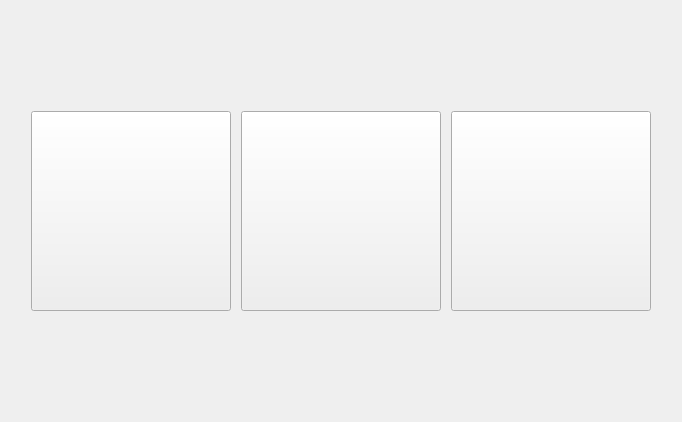
      <widget class="QWidget" name="mainPage">
       <layout class="QVBoxLayout" name="verticalLayout_6">
        <item>
         <spacer name="verticalSpacer_4">
          <property name="orientation">
           <enum>Qt::Vertical</enum>
          </property>
          <property name="sizeType">
           <enum>QSizePolicy::Minimum</enum>
          </property>
          <property name="sizeHint" stdset="0">
           <size>
            <width>20</width>
            <height>100</height>
           </size>
          </property>
         </spacer>
        </item>
        <item>
         <layout class="QHBoxLayout" name="horizontalLayout_11">
          <item>
           <spacer name="horizontalSpacer_2">
            <property name="orientation">
             <enum>Qt::Horizontal</enum>
            </property>
            <property name="sizeType">
             <enum>QSizePolicy::Minimum</enum>
            </property>
            <property name="sizeHint" stdset="0">
             <size>
              <width>20</width>
              <height>20</height>
             </size>
            </property>
           </spacer>
          </item>
          <item>
           <layout class="QHBoxLayout" name="horizontalLayout_9">
            <property name="spacing">
             <number>10</number>
            </property>
            <item>
             <widget class="QPushButton" name="shapeDrawing">
              <property name="sizePolicy">
               <sizepolicy hsizetype="Expanding" vsizetype="Expanding">
                <horstretch>0</horstretch>
                <verstretch>0</verstretch>
               </sizepolicy>
              </property>
              <property name="minimumSize">
               <size>
                <width>200</width>
                <height>200</height>
               </size>
              </property>
              <property name="maximumSize">
               <size>
                <width>300</width>
                <height>300</height>
               </size>
              </property>
              <property name="toolTip">
               <string>&lt;html&gt;&lt;head/&gt;&lt;body&gt;&lt;p&gt;&lt;span style=&quot; font-size:18pt;&quot;&gt;Shapes menu&lt;/span&gt;&lt;/p&gt;&lt;/body&gt;&lt;/html&gt;</string>
              </property>
              <property name="text">
               <string/>
              </property>
              <property name="icon">
               <iconset>
                <normalon>:/app_icons/icon_files/shape.png</normalon>
               </iconset>
              </property>
              <property name="iconSize">
               <size>
                <width>132</width>
                <height>132</height>
               </size>
              </property>
             </widget>
            </item>
            <item>
             <widget class="QPushButton" name="help">
              <property name="sizePolicy">
               <sizepolicy hsizetype="Expanding" vsizetype="Expanding">
                <horstretch>0</horstretch>
                <verstretch>0</verstretch>
               </sizepolicy>
              </property>
              <property name="minimumSize">
               <size>
                <width>200</width>
                <height>200</height>
               </size>
              </property>
              <property name="maximumSize">
               <size>
                <width>300</width>
                <height>300</height>
               </size>
              </property>
              <property name="toolTip">
               <string>&lt;html&gt;&lt;head/&gt;&lt;body&gt;&lt;p&gt;&lt;span style=&quot; font-size:18pt;&quot;&gt;Help&lt;/span&gt;&lt;/p&gt;&lt;/body&gt;&lt;/html&gt;</string>
              </property>
              <property name="text">
               <string/>
              </property>
              <property name="icon">
               <iconset>
                <normalon>:/app_icons/icon_files/help.png</normalon>
               </iconset>
              </property>
              <property name="iconSize">
               <size>
                <width>128</width>
                <height>128</height>
               </size>
              </property>
             </widget>
            </item>
            <item>
             <widget class="QPushButton" name="settings">
              <property name="sizePolicy">
               <sizepolicy hsizetype="Expanding" vsizetype="Expanding">
                <horstretch>0</horstretch>
                <verstretch>0</verstretch>
               </sizepolicy>
              </property>
              <property name="minimumSize">
               <size>
                <width>200</width>
                <height>200</height>
               </size>
              </property>
              <property name="maximumSize">
               <size>
                <width>300</width>
                <height>300</height>
               </size>
              </property>
              <property name="toolTip">
               <string>&lt;html&gt;&lt;head/&gt;&lt;body&gt;&lt;p&gt;&lt;span style=&quot; font-size:18pt;&quot;&gt;Settings&lt;/span&gt;&lt;/p&gt;&lt;/body&gt;&lt;/html&gt;</string>
              </property>
              <property name="text">
               <string/>
              </property>
              <property name="icon">
               <iconset>
                <normalon>:/app_icons/icon_files/settings.png</normalon>
               </iconset>
              </property>
              <property name="iconSize">
               <size>
                <width>132</width>
                <height>132</height>
               </size>
              </property>
             </widget>
            </item>
           </layout>
          </item>
          <item>
           <spacer name="horizontalSpacer_9">
            <property name="orientation">
             <enum>Qt::Horizontal</enum>
            </property>
            <property name="sizeType">
             <enum>QSizePolicy::Minimum</enum>
            </property>
            <property name="sizeHint" stdset="0">
             <size>
              <width>20</width>
              <height>20</height>
             </size>
            </property>
           </spacer>
          </item>
         </layout>
        </item>
        <item>
         <spacer name="verticalSpacer_5">
          <property name="orientation">
           <enum>Qt::Vertical</enum>
          </property>
          <property name="sizeType">
           <enum>QSizePolicy::Minimum</enum>
          </property>
          <property name="sizeHint" stdset="0">
           <size>
            <width>20</width>
            <height>100</height>
           </size>
          </property>
         </spacer>
        </item>
       </layout>
      </widget>
